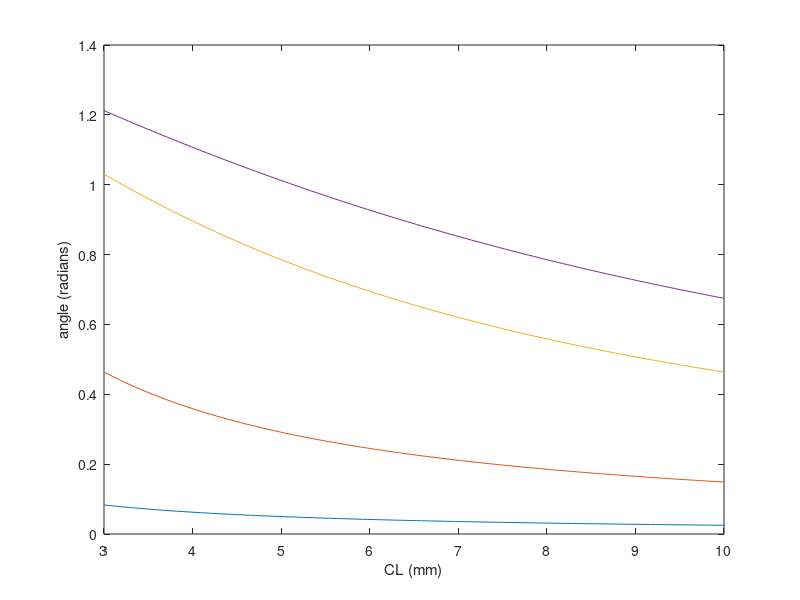

MATLAB code to generate this figure:


rs = [.25 1.5 5 8]

wds = linspace(10,3,2^7);

scat = atan(rs./wds')


plot(wds,scat)

% grid on

xlabel('CL (mm)')
ylabel('angle (radians)')





% 
% 
% phi = 0:4:60;
% N_SCANS = numel(phi);
% TIME_PER_SCAN = 60;
% time_min = N_SCANS*TIME_PER_SCAN/60
% 
% 
% g = @(x,x0,s) exp(-(x-x0).^2/(2*s^2))
% 
% d1 = g(phi,3,2.5)+g(phi,63,2.5);
% d2 = g(phi,33,2.5);
% 
% figure(31231)
% clf
% hold on
% plot(phi,d1,'-o')
% plot(phi,d2,'-o')
% 
% xlabel('\phi (degrees)')
% ylabel('DF intensity')
% title('Sampling every 5 degrees')
% 
